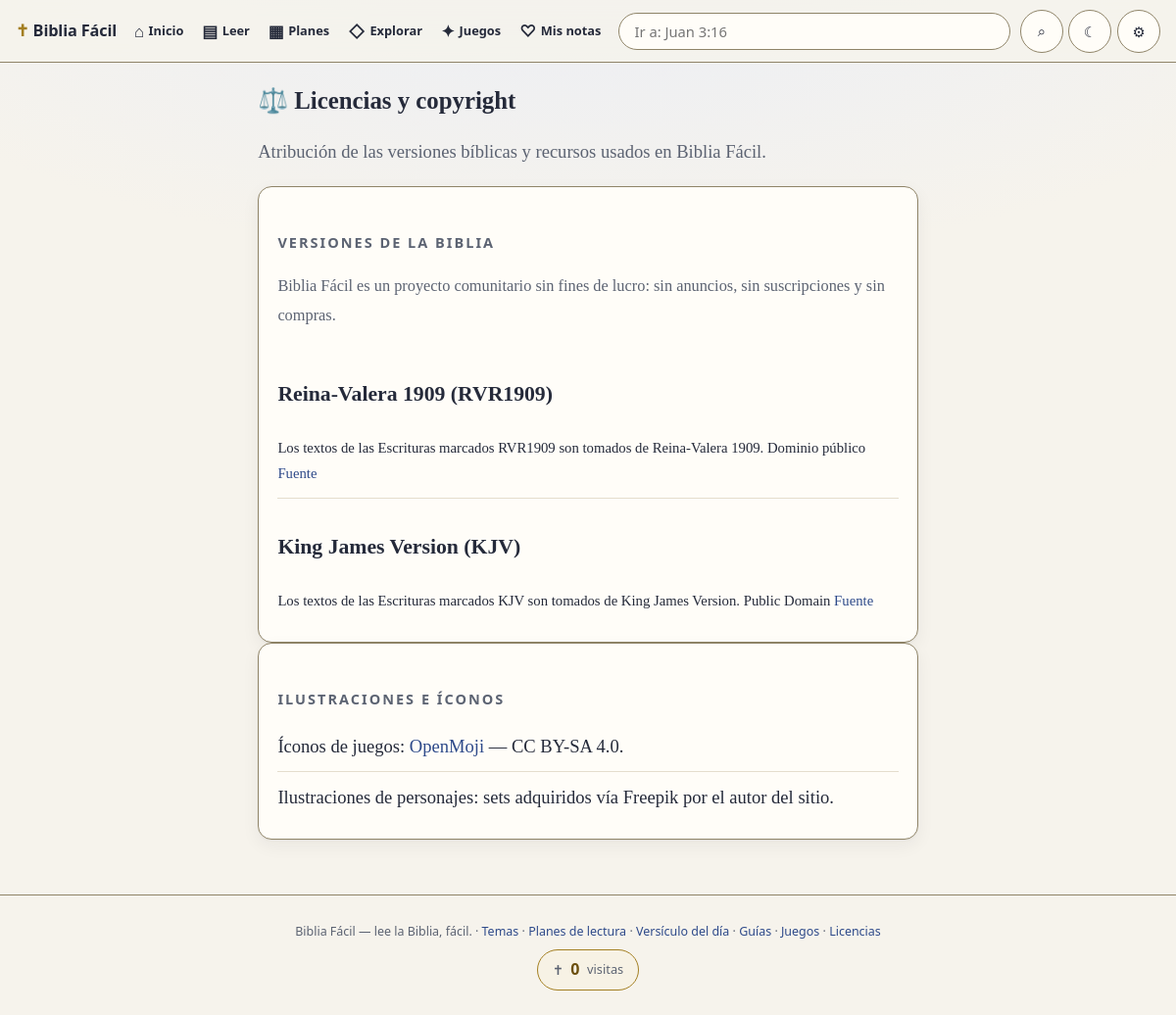
The app's page /licencias, older data.
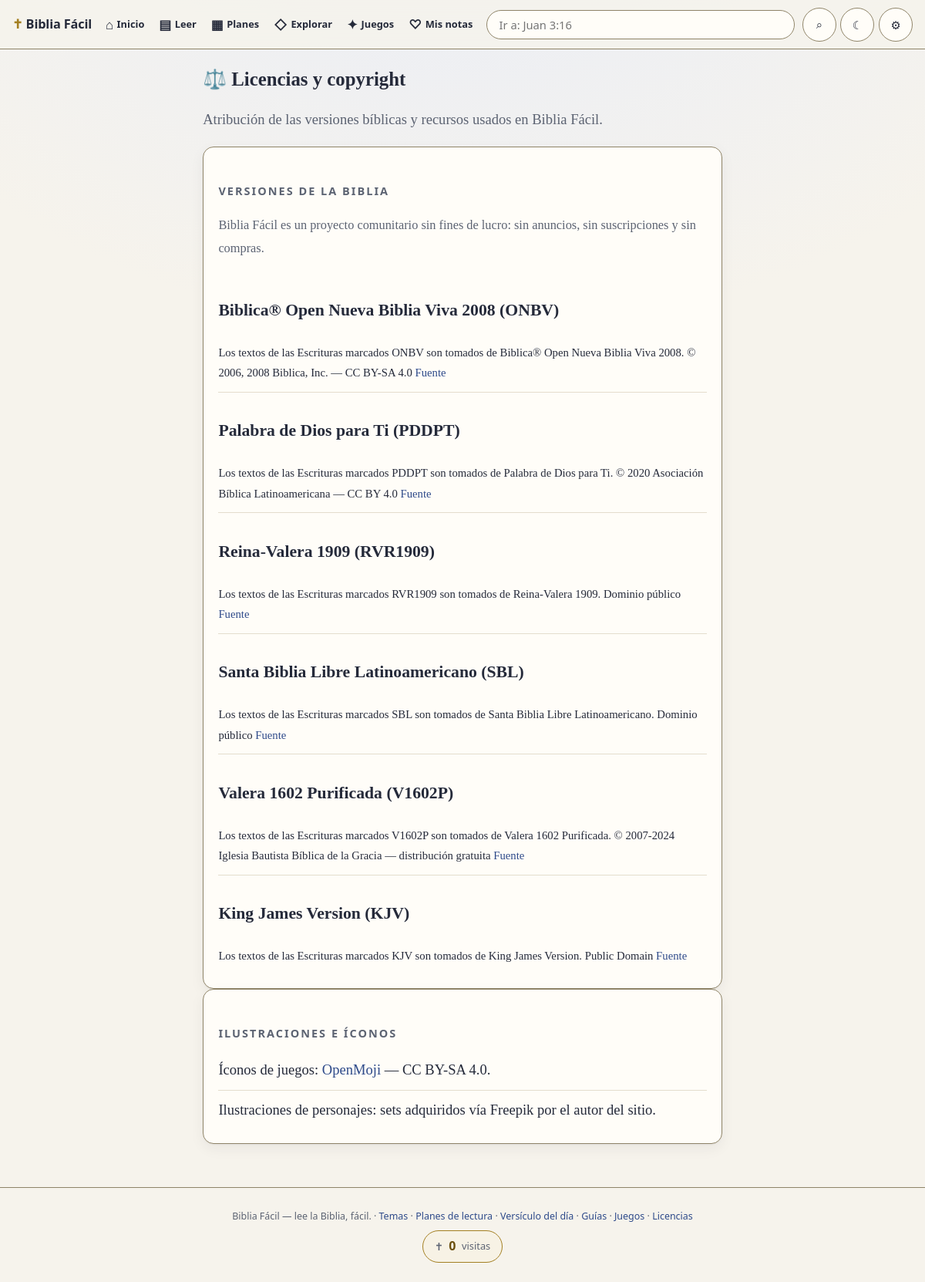
The same page, newer data.
### tables this page shows
CREATE TABLE IF NOT EXISTS versions (
    id INT NOT NULL AUTO_INCREMENT PRIMARY KEY,
    code VARCHAR(20) NOT NULL,
    name VARCHAR(160) NOT NULL,
    language CHAR(3) NOT NULL DEFAULT 'es',
    copyright VARCHAR(500) NULL,
    license VARCHAR(60) NOT NULL DEFAULT 'unknown',
    license_status VARCHAR(20) NOT NULL DEFAULT 'open',
    source_url VARCHAR(500) NULL,
    active TINYINT(1) NOT NULL DEFAULT 1,
    created_at DATETIME NOT NULL DEFAULT CURRENT_TIMESTAMP,
    UNIQUE KEY uq_versions_code (code)
);

### src/Core/helpers.php (called while the page is built, shortened)
<?php
function env(string $key, mixed $default = null): mixed
{
    $value = $_ENV[$key] ?? getenv($key);
    return ($value === false || $value === null || $value === '') ? $default : $value;
}
function config(string $key, mixed $default = null): mixed
{
    static $configs = [];
    [$file, $path] = explode('.', $key, 2) + [1 => null];
    if (!isset($configs[$file])) {
        $filePath = CONFIG_PATH . '/' . $file . '.php';
        $configs[$file] = is_file($filePath) ? require $filePath : [];
    }
    if ($path === null) {
        return $configs[$file];
    }
    $value = $configs[$file];
    foreach (explode('.', $path) as $segment) {
        $value = $value[$segment];
    }
    return $value;
}
function e(mixed $value): string
{
    return htmlspecialchars((string) $value, ENT_QUOTES | ENT_SUBSTITUTE, 'UTF-8');
}
function url(string $path = ''): string
{
    $path = '/' . ltrim($path, '/');
    $script = dirname($_SERVER['SCRIPT_NAME'] ?? '/');
    return ($script === '/' ? '' : $script) . $path;
}
function asset(string $path): string
{
    $path = ltrim($path, '/');
    $file = BASE_PATH . '/public/assets/' . $path;
    $v = is_file($file) ? '?v=' . substr(md5_file($file), 0, 8) : '';
    return url('assets/' . $path) . $v;
}
function view(string $name, array $data = []): void
{
    $viewFile = BASE_PATH . '/app/Views/' . $name . '.php';
    extract($data, EXTR_SKIP);
    try {
        require $viewFile;
        $content = ob_get_clean();
    } catch (Throwable $exception) {
        ob_end_clean();
        throw $exception;
    }
    $snapshot = isset($_COOKIE['bf_visit_count']) ? (string) $_COOKIE['bf_visit_count'] : null;
    $visits = \Biblia\Core\Stats::visit($snapshot);
    $meta = \Biblia\Core\Seo::build($name, $data);
    try {
        require BASE_PATH . '/app/Views/layout.php';
    } catch (Throwable $exception) {
        ob_end_clean();
        throw $exception;
    }
}

### public/index.php (called while the page is built, shortened)
<?php
require __DIR__ . '/../bootstrap.php';
$repo = new BibleRepository();
$versions = $repo->versions();
$path = trim((string) parse_url($_SERVER['REQUEST_URI'], PHP_URL_PATH), '/');
$seg = $path === '' ? [] : explode('/', $path);
if (($seg[0] ?? '') === 'licencias') {
    view('licencias', [
        'title' => 'Licencias y copyright',
        'versions' => $versions,
    ]);
    exit;
}

### bootstrap.php (called while the page is built, shortened)
<?php
spl_autoload_register(function (string $class): void {
    $prefix = 'Biblia\\';
    $relative = substr($class, strlen($prefix));
    $path = SRC_PATH . '/' . str_replace('\\', '/', $relative) . '.php';
});
require SRC_PATH . '/Core/helpers.php';

### config/database.php (called while the page is built)
<?php
return [
    'driver' => $_ENV['DB_DRIVER'] ?? 'mysql',
    'host' => $_ENV['DB_HOST'] ?? '127.0.0.1',
    'port' => $_ENV['DB_PORT'] ?? '3306',
    'name' => $_ENV['DB_NAME'] ?? 'bibliafacil',
    'user' => $_ENV['DB_USER'] ?? 'bibliafacil',
    'pass' => $_ENV['DB_PASS'] ?? '',
    'charset' => $_ENV['DB_CHARSET'] ?? 'utf8mb4',
    'sqlite_path' => (function () {
        $p = $_ENV['DB_SQLITE_PATH'] ?? STORAGE_PATH . '/biblia.sqlite';
        return ($p !== ':memory:' && $p[0] !== '/') ? BASE_PATH . '/' . $p : $p;
    })(),
];

### config/app.php (called while the page is built)
<?php
return [
    'name' => $_ENV['APP_NAME'] ?? 'BibliaFacil',
    'env' => $_ENV['APP_ENV'] ?? 'production',
    'url' => rtrim($_ENV['APP_URL'] ?? 'http://127.0.0.1:8462', '/'),
    'display_errors' => ($_ENV['APP_ENV'] ?? 'production') === 'local',
    'error_reporting' => E_ALL,
    'timezone' => 'America/Mexico_City',
    'default_version' => $_ENV['DEFAULT_VERSION'] ?? 'rvr1909',
];

### src/Core/Database.php (called while the page is built, shortened)
<?php
final class Database
{
    private static ?PDO $pdo = null;
    public static function getPdo(): PDO
    {
        if (self::$pdo instanceof PDO) {
            return self::$pdo;
        }
        $cfg = config('database');
        if (($cfg['driver'] ?? 'mysql') === 'sqlite') {
            $path = $cfg['sqlite_path'];
            if ($path !== ':memory:') {
                $dir = dirname($path);
                if (!is_dir($dir)) {
                    mkdir($dir, 0755, true);
                }
            }
            self::$pdo = new PDO('sqlite:' . $path, null, null, self::options());
        } else {
            $dsn = sprintf(
                'mysql:host=%s;port=%s;dbname=%s;charset=%s',
                $cfg['host'],
                $cfg['port'],
                $cfg['name'],
                $cfg['charset']
            );
            self::$pdo = new PDO($dsn, $cfg['user'], $cfg['pass'], self::options());
        }
        return self::$pdo;
    }
    private static function options(): array
    {
        return [
            PDO::ATTR_ERRMODE => PDO::ERRMODE_EXCEPTION,
            PDO::ATTR_DEFAULT_FETCH_MODE => PDO::FETCH_ASSOC,
            PDO::ATTR_TIMEOUT => 5,
            PDO::ATTR_EMULATE_PREPARES => false,
        ];
    }
}

### src/Bible/BibleRepository.php (called while the page is built, shortened)
<?php
final class BibleRepository
{
    private PDO $pdo;
    public function __construct(?PDO $pdo = null)
    {
        $this->pdo = $pdo ?? Database::getPdo();
    }
    public function versions(): array
    {
        return $this->pdo->query(
            "SELECT * FROM versions
             WHERE active = 1 AND license_status IN ('open','approved')
             ORDER BY language = 'es' DESC, code"
        )->fetchAll();
    }
}

### src/Core/Seo.php (called while the page is built, shortened)
<?php
final class Seo
{
    public static function abs(string $path = ''): string
    {
        $host = (string) ($_SERVER['HTTP_X_FORWARDED_HOST'] ?? $_SERVER['HTTP_HOST'] ?? '');
        $host = explode(',', $host)[0];
        if (trim($host) !== '' && preg_match('/^[a-z0-9.\-]+(:\d+)?$/i', trim($host))) {
            $proto = (string) ($_SERVER['HTTP_X_FORWARDED_PROTO'] ?? '');
            if ($proto === '') {
                $proto = (!empty($_SERVER['HTTPS']) && $_SERVER['HTTPS'] !== 'off') ? 'https' : 'http';
            }
            return $proto . '://' . trim($host) . url($path);
        }
        $base = rtrim((string) config('app.url', ''), '/');
        return ($base === '' ? 'http://localhost' : $base) . url($path);
    }
    public static function build(string $view, array $data): array
    {
        $meta = [
            'desc' => 'Lee la Biblia en múltiples versiones, fácil y rápido.',
            'canonical' => self::abs((string) parse_url($_SERVER['REQUEST_URI'] ?? '/', PHP_URL_PATH)),
            'noindex' => in_array($view, ['search', 'mias', 'comparar', 'notfound', 'error'], true),
            'ogType' => 'website',
            'locale' => 'es_LA',
            'htmlLang' => 'es',
            'image' => null,
            'hreflang' => [],
            'jsonld' => [],
            'crumbs' => [],
        ];
        $version = $data['version'] ?? null;
        $versions = $data['versions'] ?? [];
        $en = $version && ($version['language'] ?? 'es') === 'en';
        return $meta;
    }
}

### src/Core/Stats.php (called while the page is built, shortened)
<?php
final class Stats
{
    public static function visit(?string $snapshot): ?array
    {
        return self::bump('pv');
    }
    public static function bump(string $metric): ?array
    {
        try {
            $pdo = Database::getPdo();
            $today = date('Y-m-d');
            $up = $pdo->prepare('UPDATE stats SET n = n + 1 WHERE metric = :m AND d = :d');
            $up->execute(['m' => $metric, 'd' => $today]);
            $q = $pdo->prepare('SELECT n FROM stats WHERE metric = :m AND d = :d');
            $q->execute(['m' => $metric, 'd' => $today]);
            $hoy = (int) $q->fetchColumn();
            $q = $pdo->prepare('SELECT COALESCE(SUM(n), 0) FROM stats WHERE metric = :m');
            $q->execute(['m' => $metric]);
            return [$hoy, (int) $q->fetchColumn()];
        } catch (Throwable) {
            return null;
        }
    }
}

### app/Views/licencias.php (the view, shortened to what this page needs)
<div class="page-hero">
    <h1><span aria-hidden="true">⚖️</span> Licencias y copyright</h1>
    <p>Atribución de las versiones bíblicas y recursos usados en Biblia Fácil.</p>
</div>
<section class="card">
    <h2>Versiones de la Biblia</h2>
    <p class="muted">Biblia Fácil es un proyecto comunitario sin fines de lucro: sin anuncios, sin suscripciones y sin compras.</p>
    <ul class="license-list">
    <?php
    foreach ($versions ?? [] as $v):
        $abbr = strtoupper((string) $v['code']);
    ?>
    <li class="license-item" id="<?= e($v['code']) ?>">
        <h3><?= e($v['name']) ?> (<?= e($abbr) ?>)</h3>
        <?php if (!empty($v['api_bible_id'])): ?>
        <p>Los textos de las Escrituras marcados <?= e($abbr) ?> © son tomados de
            <?= e($v['name']) ?>. <?= e((string) ($v['copyright'] ?? '')) ?>
            Usada con permiso. Todos los derechos reservados. El texto <?= e($abbr) ?>
            no puede ser citado en ninguna publicación disponible al público bajo
            licencia Creative Commons, ni traducido a otro idioma.
            <?php if (!empty($v['source_url'])): ?>
            <a href="<?= e($v['source_url']) ?>" target="_blank" rel="noopener">Sitio web oficial<span class="sr-only"> (abre en otra pestaña)</span></a>
            <?php endif; ?>
        </p>
        <?php else: ?>
        <p>Los textos de las Escrituras marcados <?= e($abbr) ?> son tomados de
            <?= e($v['name']) ?>. <?= e((string) ($v['copyright'] ?? '')) ?>
            <?php if (!empty($v['source_url'])): ?>
            <a href="<?= e($v['source_url']) ?>" target="_blank" rel="noopener">Fuente<span class="sr-only"> (abre en otra pestaña)</span></a>
            <?php endif; ?>
        </p>
        <?php endif; ?>
    </li>
    <?php endforeach; ?>
    </ul>
</section>
<section class="card">
    <h2>Ilustraciones e íconos</h2>
    <ul class="license-list">
    <li class="license-item">Íconos de juegos: <a href="https://openmoji.org" target="_blank" rel="noopener">OpenMoji<span class="sr-only"> (abre en otra pestaña)</span></a> — CC BY-SA 4.0.</li>
    <li class="license-item">Ilustraciones de personajes: sets adquiridos vía Freepik por el autor del sitio.</li>
    </ul>
</section>

### app/Views/layout.php (shortened to what this page needs)
<!DOCTYPE html>
<html lang="<?= e($meta['htmlLang'] ?? 'es') ?>">
<head>
<link rel="stylesheet" href="<?= e(asset('app.css')) ?>">
</head>
<body<?= !empty($bodyClass) ? ' class="' . e($bodyClass) . '"' : '' ?>>
<header class="topbar">
    <a class="brand" href="<?= e(url('/')) ?>"><span class="cross" aria-hidden="true">✝</span> Biblia Fácil</a>
    <?php
    $activeSection = explode('/', trim((string) parse_url($_SERVER['REQUEST_URI'] ?? '/', PHP_URL_PATH), '/'))[0];
    $defaultRead = (string) config('app.default_version', 'rvr1909');
    $readCode = in_array($defaultRead, array_column($versions ?? [], 'code'), true) ? $defaultRead : ($versions[0]['code'] ?? 'rvr1909');
    ?>
    <nav class="primary-nav" aria-label="Navegación principal">
        <a href="<?= e(url('/')) ?>"<?= $activeSection === '' ? ' aria-current="page"' : '' ?>><span aria-hidden="true">⌂</span><span>Inicio</span></a>
        <a href="<?= e(url($readCode)) ?>"<?= in_array($activeSection, array_column($versions ?? [], 'code'), true) ? ' aria-current="true"' : '' ?>><span aria-hidden="true">▤</span><span>Leer</span></a>
        <a href="<?= e(url('planes')) ?>"<?= $activeSection === 'planes' ? ' aria-current="page"' : '' ?>><span aria-hidden="true">▦</span><span>Planes</span></a>
        <a href="<?= e(url('temas')) ?>"<?= in_array($activeSection, ['temas', 'guias', 'versiculo', 'versiculo-del-dia', 'v'], true) ? ' aria-current="true"' : '' ?>><span aria-hidden="true">◇</span><span>Explorar</span></a>
        <a href="<?= e(url('juegos')) ?>"<?= $activeSection === 'juegos' ? ' aria-current="true"' : '' ?>><span aria-hidden="true">✦</span><span>Juegos</span></a>
        <a href="<?= e(url('mias')) ?>"<?= $activeSection === 'mias' ? ' aria-current="page"' : '' ?>><span aria-hidden="true">♡</span><span>Mis notas</span></a>
    </nav>
    <form class="goto" method="get" action="<?= e(url('ir')) ?>" role="search">
        <input id="quick-reference" type="text" name="q" placeholder="Ir a: Juan 3:16" autocomplete="off">
    </form>
    <div class="topnav">
        <?php if (!empty($versions)): ?>
        <a class="navlink" href="<?= e(url('buscar')) ?>" title="Buscar en la Biblia" aria-label="Buscar en la Biblia">⌕</a>
        <?php endif; ?>
        <button type="button" id="themeBtn" title="Modo oscuro" aria-label="Modo oscuro">☾</button>
        <button type="button" id="prefBtn" title="Apariencia" aria-label="Apariencia">⚙</button>
    </div>
</header>
<main class="page" id="main-content">
<?= $content ?>
</main>
<footer class="footer">
    <p>Biblia Fácil — lee la Biblia, fácil. ·
        <a href="<?= e(url('temas')) ?>">Temas</a> ·
        <a href="<?= e(url('planes')) ?>">Planes de lectura</a> ·
        <a href="<?= e(url('versiculo-del-dia')) ?>">Versículo del día</a> ·
        <a href="<?= e(url('guias')) ?>">Guías</a> ·
        <a href="<?= e(url('juegos')) ?>">Juegos</a> ·
        <a href="<?= e(url('licencias')) ?>">Licencias</a></p>
    <?php if (!empty($visits) && env('FF_COUNTER', '1') === '1'): ?>
    <p class="visits"><span class="visits-ico" aria-hidden="true">✝</span><strong><?= number_format($visits[1]) ?></strong> visitas</p>
    <?php endif; ?>
</footer>
</body>
</html>

Row changes from the older to the newer data that the page shows:
now on this page (row edited): versions: name "Biblica® Open Nueva Biblia Viva 2008", code "ONBV", copyright "© 2006, 2008 Biblica, Inc. — CC BY-SA 4.0"
now on this page (row edited): versions: name "Palabra de Dios para Ti", code "PDDPT", copyright "© 2020 Asociación Bíblica Latinoamericana — CC BY 4.0"
now on this page (row edited): versions: name "Santa Biblia Libre Latinoamericano", code "SBL", copyright "Dominio público"
now on this page (row edited): versions: name "Valera 1602 Purificada", code "V1602P", copyright "© 2007-2024 Iglesia Bautista Bíblica de la Gracia — distribución gratuita"
